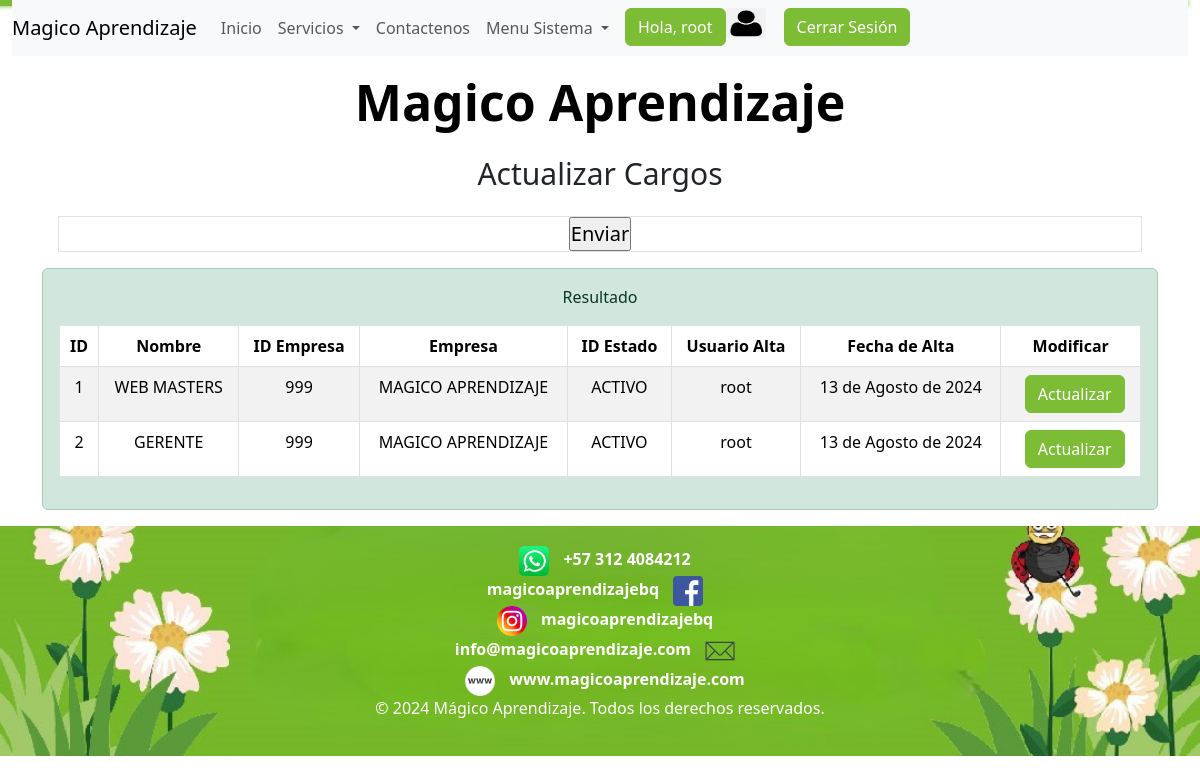
The page /pages/cargosUpdate/ (signed in) on the database its author committed.
### AppMagico/models.py (models this page shows, shortened)
class Cargos(models.Model):
    id = models.AutoField(primary_key=True)
    nombre = models.CharField(max_length=255, unique=True)
    id_empresa = models.ForeignKey(Empresa, on_delete=models.CASCADE)
    id_estado = models.ForeignKey(Estado, on_delete=models.CASCADE)
    usuario_alta = models.CharField(max_length=255)
    fecha_alta = models.DateField()

class Empresa(models.Model):
    id = models.AutoField(primary_key=True)
    codigo_documento = models.ForeignKey(
        Tipo_Documento, on_delete=models.CASCADE, null=True
    )
    numero_documento = models.CharField(max_length=255, unique=True, null=True)
    nombre = models.CharField(max_length=255)
    id_estado = models.ForeignKey(Estado, on_delete=models.CASCADE)
    usuario_alta = models.CharField(max_length=255)
    fecha_alta = models.DateField()

class Estado(models.Model):
    id = models.AutoField(primary_key=True)
    id_estado = models.CharField(max_length=2, unique=True, null=True)
    nombre = models.CharField(max_length=255, null=True)
    fecha_alta = models.DateField()

### AppMagico/views/profile_views.py (the view)
class CargosUpdateView(ListView):
    model = Cargos
    context_object_name = "cargos"
    ordering = ["nombre"]
    paginate_by = 10
    mensaje = "Cargos"
    template_name = "pages/cargosUpdate.html"
    def get_context_data(self, **kwargs):
        context = super().get_context_data(**kwargs)
        context["mensaje"] = "Cargos"
        cargos_list = Cargos.objects.all()
        context["cargos"] = cargos_list
        return context

### AppMagico/templates/AppMagico/pages/cargosUpdate.html (shortened to what this page needs)
{% extends "AppMagico/base.html" %}
{% load static %}
{% block content %}
            <h2>Actualizar Cargos</h2>
            <article>
                <div class="container text-center border">
                    <form action="" method="POST">{% csrf_token %}
                        <input type="submit" value="Enviar">
                    </form>
                </div>
            </article>
            <div class="container text-center alert alert-success" role="alert">
                <p>Resultado</p>
                <table class="table table-bordered table-hover table-striped">
                    <thead class="thead-dark">
                        <tr>
                            <th>ID</th>
                            <th>Nombre</th>
                            <th>ID Empresa</th>
                            <th>Empresa</th>
                            <th>ID Estado</th>
                            <th>Usuario Alta</th>
                            <th>Fecha de Alta</th>
                            <th>Modificar</th>
                        </tr>
                    </thead>
                    <tbody>
                        {% for cargo in cargos %}
                        <tr>
                            <td>{{ cargo.id }}</td>
                            <td>{{ cargo.nombre }}</td>
                            <td>{{ cargo.id_empresa.numero_documento }}</td>
                            <td>{{ cargo.id_empresa.nombre }}</td>
                            <td>{{ cargo.id_estado.nombre }}</td>
                            <td>{{ cargo.usuario_alta }}</td>
                            <td>{{ cargo.fecha_alta }}</td>
                            <td>
                                <form
                                    action="{% url 'RV_vCargosUpdateRow' cargo.id %}"
                                    method="get"
                                    style="display: inline"
                                >
                                <button type="submit" class="btn btn-primary">Actualizar</button>
                                </form>
                            </td>
                        </tr>
                        {% endfor %}
                    </tbody>
                </table>
            </div>
        </section>
    </main>
{% endblock %}

### AppMagico/templates/AppMagico/base.html (shortened to what this page needs)
{% load static %}
<!DOCTYPE html>
<html lang="en">
<head>
    <link href="{% static 'AppMagico/css/main.css' %}" rel="stylesheet">
</head>
<body>
    <header>
        <div class="container-fluid">
            <nav class="navbar navbar-expand-lg navbar-light bg-light">
                <a class="navbar-brand" href="index.html">Magico Aprendizaje</a>
              <div class="collapse navbar-collapse" id="navbarNav">
                <ul class="navbar-nav">
                        <li class="nav-item">
                            <a class="nav-link" href="/">Inicio</a>
                        </li>
                    <li class="nav-item dropdown">
                        <a
                          class="nav-link dropdown-toggle"
                          href="#"
                          id="estadosDropdown"
                          role="button"
                          data-bs-toggle="dropdown"
                          aria-expanded="false"
                        >
                          Servicios
                        </a>
                    </li>
                    <li class="nav-item">
                        <a class="nav-link" href="/pages/contactenos" target="_blank">Contactenos</a>
                    </li>
                    {% if not user.is_authenticated %}
                    <li class="nav-item">
                      <a class="btn btn-primary" href="{% url 'Register' %}" target="_blank">Registrar</a>
                   </li>
                    <li class="nav-item">
                        <a class="btn btn-primary" href="{% url 'Login' %}?next={{request.path}}" >Iniciar Sesion</a>
                    </li>
                    {% elif user.is_authenticated %}
                    <li class="nav-item dropdown">
                        <a
                          class="nav-link dropdown-toggle"
                          href="#"
                          id="estadosDropdown"
                          role="button"
                          data-bs-toggle="dropdown"
                          aria-expanded="false"
                        >
                          Menu Sistema
                        </a>
                      </li>
                      <li class="nav-item">
                        <form method="POST" action="{% url 'RV_vProfile' user.username %}">
                          <input class="btn btn-primary" type="submit" value="Hola, {{ user.username }}">
                      </form>
                      </li>
                      <li>
                        <div class="avatar-container">
                              {% if profile_picture_url %}
                                  <img src="{{ profile_picture_url }}" alt="Avatar" class="avatar" style="width:50px;height:30px;">
                              {% elif profile.profile_picture %}
                                  <img src="{{ profile.profile_picture.url }}" alt="Avatar" class="avatar" style="width:50px;height:30px;">
                              {% else %}
                                  <img src="{% static 'AppMagico/img/profile/profile.png' %}" alt="Default Avatar" class="avatar" style="width:50px;height:30px;">
                              {% endif %}
                      </div>
                      </li>
                      <li class="nav-item">
                        <form method="POST" action="{% url 'Logout' %}">
                          <input class="btn btn-primary" type="submit" value="Cerrar Sesión">
                      </form>
                      </li>
                   {% endif %}
                </ul>
              </div>
            </nav>
          </div>
    </header>
    <main>
        <section id="section" class="text-center container">
            <h1 translate="no"><a class="a_web" href="/">Magico Aprendizaje</a></h1>
    {% block content %}
    {% endblock %}
    <footer>
        <div class="line">
            <a class="aicom_web whatsapp-link"
                href="https://api.whatsapp.com/send?phone=+573124084212&text=Hola,%20estoy%20interesado%20en%20los%20servicios%20de%20Mágico%20Aprendizaje."
                target="_blank">
                <img src="{% static 'AppMagico/img/whatsapp_icon_2.png' %}" alt="Imagen icono Whatsapp" width="30" height="30">
                <span>+57 312 4084212</span>
            </a>
        </div>
        <div class="line">
            <a class="aicom_web facebook-link" href="https://www.facebook.com/magicoaprendizajebq" target="_blank">
                <span>magicoaprendizajebq</span>
                <img src="{% static 'AppMagico/img/facebook_icon.png' %}" alt="Imagen icono Facebook" width="30" height="30">
            </a>
        </div>
        <div class="line">
            <a class="aicom_web instagram-link" href="https://www.instagram.com/magicoaprendizajebq" target="_blank">
                <img src="{% static 'AppMagico/img/instagram_icon.png' %}" alt="Imagen icono Instagram" width="30" height="30">
                <span>magicoaprendizajebq</span>
            </a>
        </div>
        <div class="line">
            <a class="aicom_web mail-link" href="mailto:info@magicoaprendizaje.com">
                <span>info@magicoaprendizaje.com</span>
                <img src="{% static 'AppMagico/img/mail_icon.png' %}" alt="Imagen icono Correo" width="30" height="30">
            </a>
        </div>
        <div class="line">
            <a class="aicom_web web-link" href="https://www.magicoaprendizaje.com" target="_blank">
                <img src="{% static 'AppMagico/img/www_icon.png' %}" alt="Imagen icono Web" width="30" height="30">
                <span>www.magicoaprendizaje.com</span>
            </a>
        </div>
        <div class="line">
            <p>&copy; 2024 Mágico Aprendizaje. Todos los derechos reservados.</p>
        </div>
    </footer>
</body>
</html>

### rows shown on the page
Cargos: id "1", nombre "WEB MASTERS", id_empresa.numero_documento "999", id_empresa.nombre "MAGICO APRENDIZAJE", id_estado.nombre "ACTIVO", usuario_alta "root", fecha_alta "13 de Agosto de 2024"
Cargos: id "2", nombre "GERENTE", id_empresa.numero_documento "999", id_empresa.nombre "MAGICO APRENDIZAJE", id_estado.nombre "ACTIVO", usuario_alta "root", fecha_alta "13 de Agosto de 2024"
